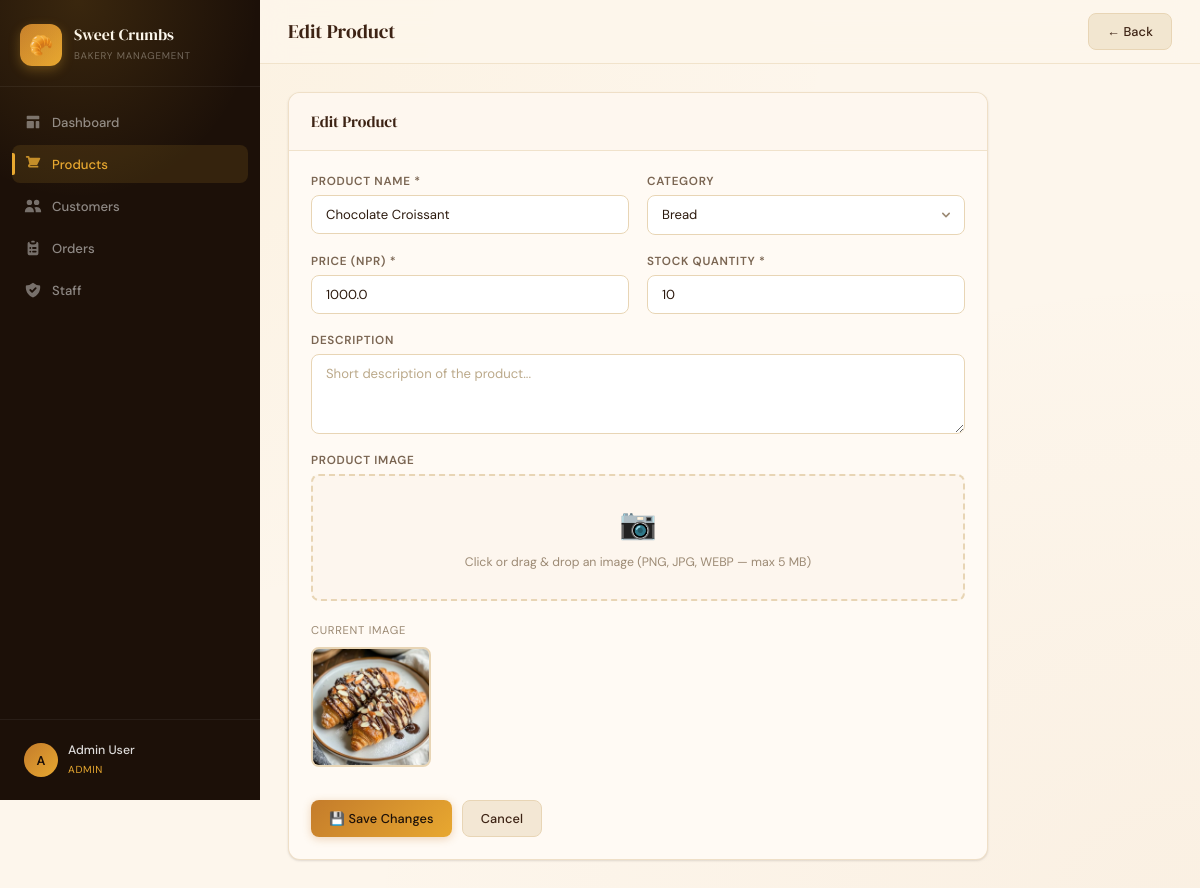
The page /products/edit/1 (signed in) on the database its author committed.
### tables this page shows
CREATE TABLE product (
                id INTEGER PRIMARY KEY AUTOINCREMENT,
                name TEXT NOT NULL,
                description TEXT,
                price REAL NOT NULL,
                stock_qty INTEGER NOT NULL DEFAULT 0,
                category_id INTEGER,
                image_path TEXT,
                created_at TEXT DEFAULT CURRENT_TIMESTAMP,
                FOREIGN KEY (category_id) REFERENCES category(id)
            );

### app.py (the view, shortened to what this page needs)
@app.route('/products/edit/<int:pid>', methods=['GET', 'POST'])
@requires_permission('products')
def edit_product(pid):
    try:
        conn = get_db()
        categories = conn.execute("SELECT * FROM category ORDER BY name").fetchall()
        product = conn.execute("SELECT * FROM product WHERE id=?", (pid,)).fetchone()
        if not product:
            flash('Product not found.', 'danger')
            return redirect(url_for('products'))
        conn.close()
        return render_template('product_form.html', categories=categories, product=product)
    except ValueError:
        flash('Invalid price or stock value.', 'danger')
        return redirect(url_for('products'))
    except Exception as e:
        logger.error(f'Error editing product: {e}')
        flash('Error editing product.', 'danger')
        return redirect(url_for('products'))

### app.py (called while the page is built)
def get_db():
    try:
        conn = sqlite3.connect(DB_PATH)
        conn.row_factory = sqlite3.Row
        return conn
    except sqlite3.Error as e:
        logger.error(f'Database connection error: {e}')
        raise

def requires_permission(module):
    def decorator(f):
        @wraps(f)
        def decorated(*args, **kwargs):
            if 'user_id' not in session:
                return redirect(url_for('login'))
            role = session.get('role', 'staff')
            if module not in ROLE_PERMISSIONS.get(role, set()):
                logger.warning(f'Access denied for user {session.get("user_id")} to module {module}')
                flash(f'Access denied. Your role ({role}) cannot access {module}.', 'danger')
                return redirect(url_for('index'))
            return f(*args, **kwargs)
        return decorated
    return decorator

### templates/product_form.html (shortened to what this page needs)
{% extends 'base.html' %}
{% block page_title %}{{ 'Edit' if product else 'Add' }} Product{% endblock %}
{% block topbar_actions %}
  <a href="{{ url_for('products') }}" class="btn btn-secondary">← Back</a>
{% endblock %}
{% block content %}
<div class="card" style="max-width:700px">
  <div class="card-header">
    <h2>{{ 'Edit' if product else 'New' }} Product</h2>
  </div>
  <div class="card-body">
    <form method="post" enctype="multipart/form-data">
      <div class="form-grid">
        <div class="form-group">
          <label>Product Name *</label>
          <input class="form-control" name="name" required
                 value="{{ product.name if product else '' }}"
                 placeholder="e.g. Chocolate Croissant">
        </div>
        <div class="form-group">
          <label>Category</label>
          <select name="category_id" class="form-control">
            {% for cat in categories %}
              <option value="{{ cat.id }}" {{ 'selected' if product and product.category_id == cat.id }}>
                {{ cat.name }}
              </option>
            {% endfor %}
          </select>
        </div>
        <div class="form-group">
          <label>Price (NPR) *</label>
          <input class="form-control" name="price" type="number" step="0.01" min="0" required
                 value="{{ product.price if product else '' }}" placeholder="0.00">
        </div>
        <div class="form-group">
          <label>Stock Quantity *</label>
          <input class="form-control" name="stock_qty" type="number" min="0" required
                 value="{{ product.stock_qty if product else '0' }}">
        </div>
        <div class="form-group full">
          <label>Description</label>
          <textarea class="form-control" name="description" rows="3"
                    placeholder="Short description of the product...">{{ product.description if product else '' }}</textarea>
        </div>
        <div class="form-group full">
          <label>Product Image</label>
          <div class="file-upload-area" id="drop-zone">
            <span class="upload-icon">📷</span>
            <span class="upload-text">Click or drag & drop an image (PNG, JPG, WEBP — max 5 MB)</span>
          </div>
          {% if product and product.image_path %}
          <div style="margin-top:12px">
            <span style="font-size:0.75rem;color:var(--muted);text-transform:uppercase;letter-spacing:0.06em">Current image</span><br>
            <img src="{{ url_for('static', filename='uploads/' + product.image_path) }}"
                 class="img-preview" id="img-preview" style="margin-top:8px">
          </div>
          {% else %}
          <img id="img-preview" class="img-preview" style="display:none">
          {% endif %}
        </div>
      </div>
      <div style="margin-top:28px;display:flex;gap:10px">
        <button type="submit" class="btn btn-primary">
          {{ '💾 Save Changes' if product else '+ Add Product' }}
        </button>
        <a href="{{ url_for('products') }}" class="btn btn-secondary">Cancel</a>
      </div>
    </form>
  </div>
</div>
{% endblock %}

### static/css/style.css (style rules this page uses)
:root { --espresso: #1C1008; --brown: #3D2314; --mocha: #6B3F22; --caramel: #C47C2B; --gold: #E8A830; --cream: #FDF6EC; --warm-white: #FFFAF4; --tan: #E8D5B5; --muted: #9C8A74; --text: #2C1A0E; --text-light: #7A6552; --success: #2E7D32; --success-bg: #E8F5E9; --danger: #C0392B; --danger-bg: #FDEDEC; --warning: #E67E22; --warning-bg: #FEF9E7; --info: #1565C0; --info-bg: #E3F2FD; --sidebar-w: 260px; --topbar-h: 64px; --radius: 12px; --radius-sm: 8px; --radius-lg: 18px; --shadow-sm: 0 1px 3px rgba(28,16,8,0.08), 0 1px 2px rgba(28,16,8,0.06); --shadow: 0 4px 16px rgba(28,16,8,0.1), 0 2px 6px rgba(28,16,8,0.06); --shadow-lg: 0 12px 40px rgba(28,16,8,0.14), 0 4px 16px rgba(28,16,8,0.08); --font-display: 'DM Serif Display', Georgia, serif; --font-body: 'DM Sans', system-ui, sans-serif; --transition: 0.2s cubic-bezier(0.4, 0, 0.2, 1); }
*, *::before, *::after { box-sizing: border-box; margin: 0; padding: 0; }
html { font-size: 15px; scroll-behavior: smooth; }
body { font-family: var(--font-body); background: var(--cream); color: var(--text); display: flex; min-height: 100vh; -webkit-font-smoothing: antialiased; background-image: radial-gradient(ellipse at 0% 0%, rgba(228,168,48,0.07) 0%, transparent 50%), radial-gradient(ellipse at 100% 100%, rgba(196,124,43,0.05) 0%, transparent 50%); }
.btn { display: inline-flex; align-items: center; gap: 6px; padding: 9px 18px; border-radius: var(--radius-sm); font-size: 0.85rem; font-weight: 500; font-family: var(--font-body); border: none; cursor: pointer; text-decoration: none; transition: all var(--transition); white-space: nowrap; letter-spacing: 0.01em; }
.btn-primary { background: linear-gradient(135deg, var(--caramel), var(--gold)); color: var(--espresso); box-shadow: 0 2px 8px rgba(196,124,43,0.3); }
.btn-secondary { background: rgba(232,213,181,0.5); color: var(--brown); border: 1px solid var(--tan); }
.card { background: var(--warm-white); border-radius: var(--radius); border: 1px solid rgba(232,213,181,0.7); box-shadow: var(--shadow-sm); overflow: hidden; margin-bottom: 20px; }
.card-header { display: flex; align-items: center; justify-content: space-between; padding: 18px 22px; border-bottom: 1px solid rgba(232,213,181,0.6); background: rgba(253,246,236,0.5); }
.card-header h2 { font-family: var(--font-display); font-size: 1.05rem; font-weight: 400; color: var(--brown); }
.card-body { padding: 22px; }
.form-grid { display: grid; grid-template-columns: 1fr 1fr; gap: 18px; }
.form-group { display: flex; flex-direction: column; gap: 6px; }
.form-group.full { grid-column: 1 / -1; }
.form-group label { font-size: 0.78rem; font-weight: 600; color: var(--text-light); text-transform: uppercase; letter-spacing: 0.06em; }
.form-control { width: 100%; padding: 10px 14px; border: 1.5px solid var(--tan); border-radius: var(--radius-sm); font-size: 0.875rem; font-family: var(--font-body); color: var(--text); background: #fff; transition: all var(--transition); outline: none; appearance: none; -webkit-appearance: none; }
.form-control::placeholder { color: #BBA98A; }
select.form-control { background-repeat: no-repeat; background-position: right 10px center; background-size: 16px; padding-right: 36px; }
textarea.form-control { resize: vertical; min-height: 80px; }
.file-upload-area { position: relative; border: 2px dashed var(--tan); border-radius: var(--radius-sm); padding: 28px 20px; text-align: center; cursor: pointer; transition: all var(--transition); background: rgba(232,213,181,0.1); }
.upload-icon { display: block; font-size: 2rem; margin-bottom: 8px; }
.upload-text { font-size: 0.82rem; color: var(--muted); }
.img-preview { width: 120px; height: 120px; object-fit: cover; border-radius: var(--radius-sm); border: 2px solid var(--tan); margin-top: 10px; }
.content > * { animation: fadeIn 0.35s ease both; }

### rows shown on the page
product: name "Chocolate Croissant", price "1000.0", stock_qty "10", image_path (picture)

### other values the page prints
{{ session.get('name','?')[0].upper() }} "A"
{{ session.get('name','User') }} "Admin User"
{{ session.get('role','staff').title() }} "ADMIN"
{{ 'Edit' if product else 'Add' }} "Edit"
{{ 'Edit' if product else 'New' }} "Edit"
{{ '💾 Save Changes' if product else '+ Add Product' }} "💾 Save Changes"
form field category_id "Bread"
